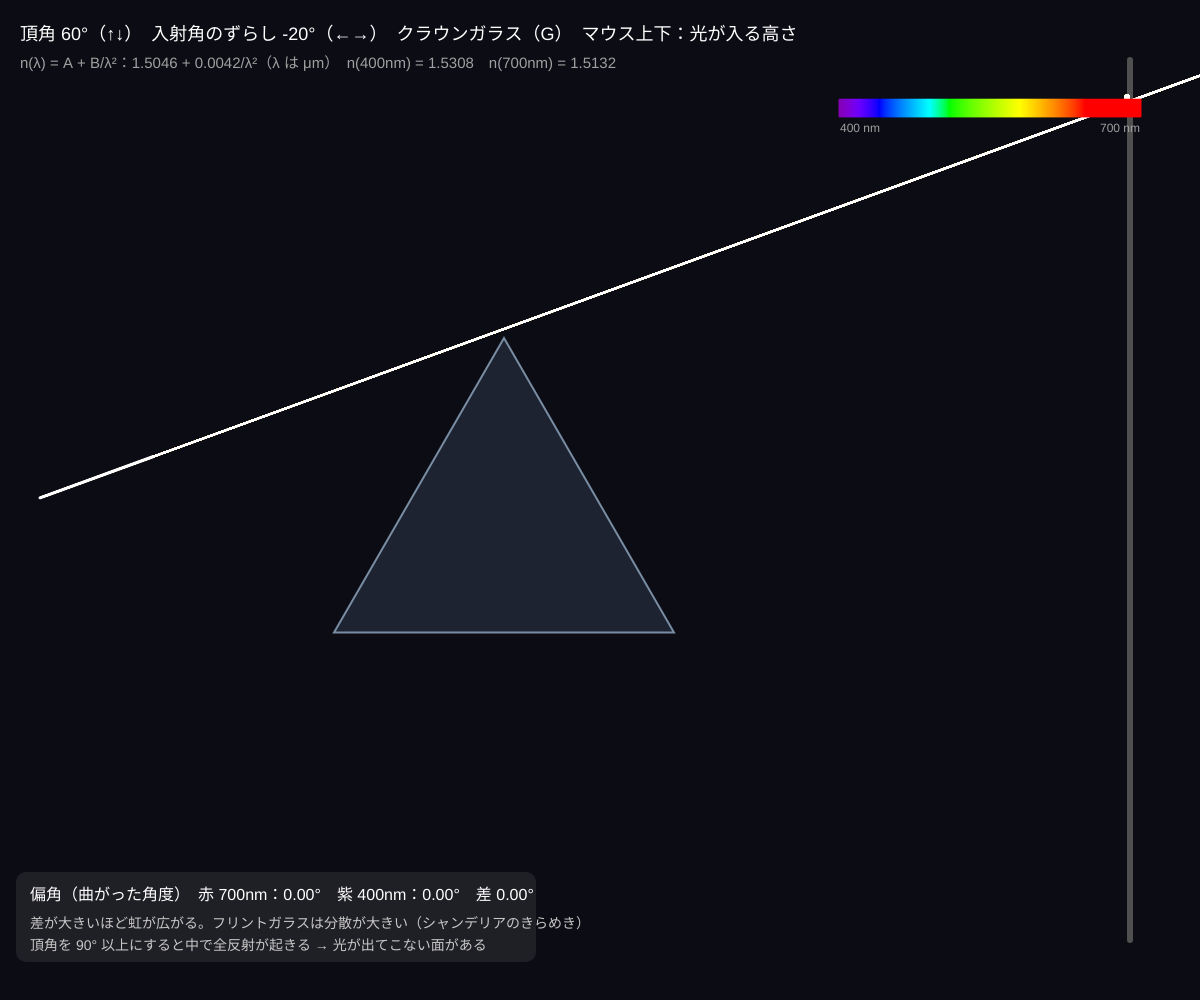
Frame 1 (no input)
Frame 60 (no input): identical to frame 1, image omitted
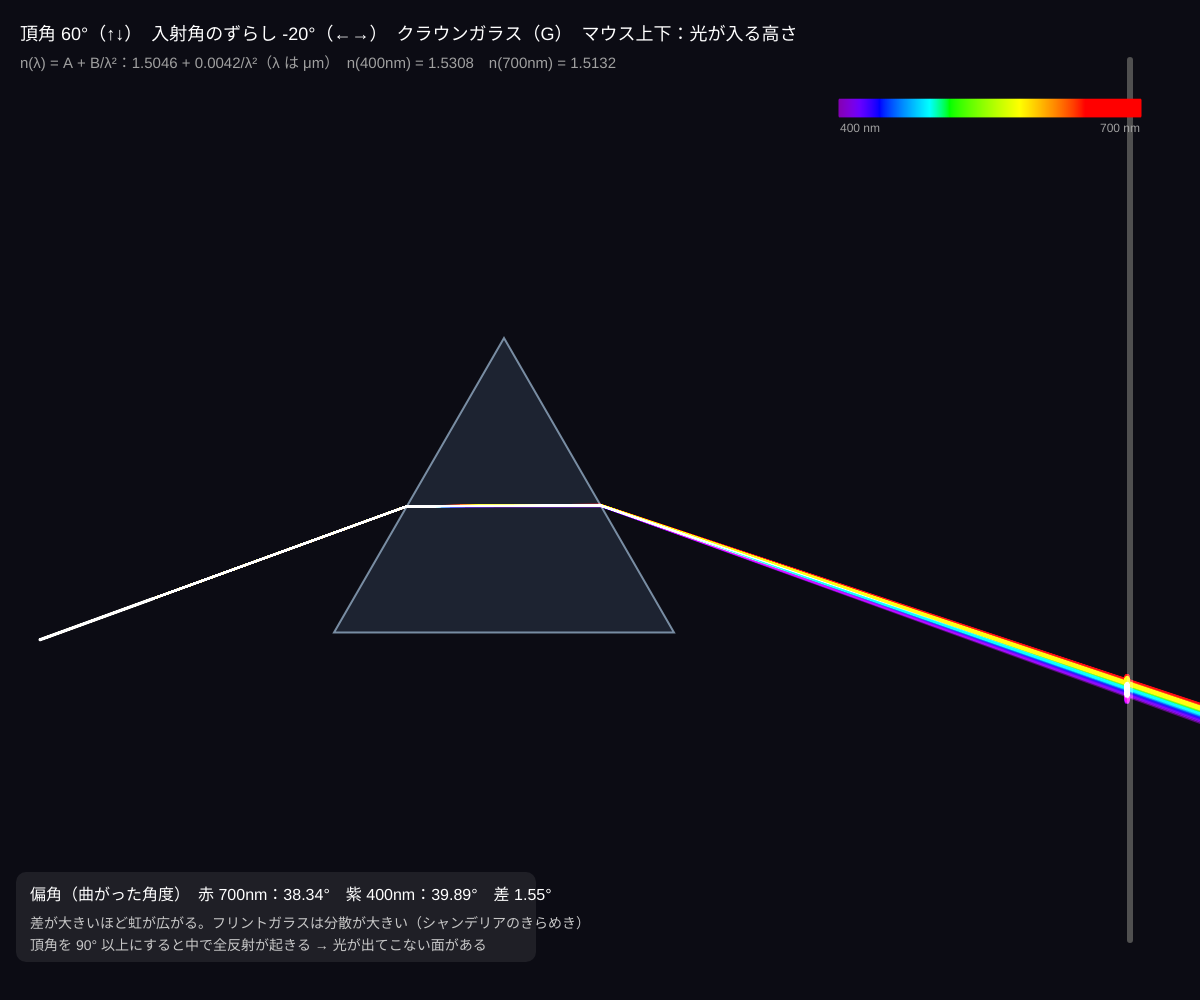
Frame 120 (the mouse pressed at the canvas centre since frame 60)

The p5.js sketch that drew these frames (run headless with seeded random() and noise() and a simulated clock; from frame 60 on, the mouse is pressed at the canvas centre):

// p5.js sketch
// ── sketch.js
// ============================================
// 04 プリズムと分散
// 白色光は 400〜700 nm の光の混ざりもの。ガラスの屈折率は波長で少し違う（短い波長ほど大きい）
//   コーシーの式： n(λ) = A + B/λ²   → 紫はよく曲がり、赤はあまり曲がらない → 虹色に分かれる（分散）
// マウス上下 = 光が入る高さ / ←→ = 入射角 / ↑↓ = 頂角 / G = ガラスの種類（クラウン・フリント） / R = リセット
// ============================================

let apex = 60;            // ★ 頂角（度）
let incDeg = -20;         // ★ 入射光の傾き（度）負 = 上向き
let glassKind = 0;        // 0 クラウン（ふつうのガラス）、1 フリント（分散が大きい）
let glasses = [{ name: 'クラウンガラス', A: 1.5046, B: 0.00420 }, { name: 'フリントガラス', A: 1.6000, B: 0.01200 }];   // ★ B の単位 μm²
let stepNm = 10;          // ★ 波長の刻み（nm）小さいほど光線が多い

function setup() {
  createCanvas(windowWidth, windowHeight);
}

// ★ 屈折率 n(λ)、λ は nm
function refIndex(nm) { let g = glasses[glassKind]; let um = nm / 1000; return g.A + g.B / (um * um); }

// 光線と線分の交点
function raySeg(px, py, dx, dy, a, b) {
  let ex = b.x - a.x, ey = b.y - a.y, den = dx * ey - dy * ex;
  if (Math.abs(den) < 1e-9) return null;
  let t = ((a.x - px) * ey - (a.y - py) * ex) / den, s = ((a.x - px) * dy - (a.y - py) * dx) / den;
  return t > 1e-6 && s >= 0 && s <= 1 ? t : null;
}
// スネルの法則で向きを変える（na → nb）。全反射なら null
function snellRefract(dx, dy, nx, ny, na, nb) {
  let c = -(dx * nx + dy * ny);
  if (c < 0) { nx = -nx; ny = -ny; c = -c; }          // 法線を光の来た側へ
  let r = na / nb, k = 1 - r * r * (1 - c * c);
  if (k < 0) return null;
  let f = r * c - Math.sqrt(k);
  return { x: r * dx + f * nx, y: r * dy + f * ny };
}

// ★ 多角形のガラスを通り抜ける光線を追跡（点の列を返す）
function tracePrism(px, py, dx, dy, poly, n) {
  let pts = [{ x: px, y: py }];
  let edges = poly.map((p, i) => [p, poly[(i + 1) % poly.length]]);
  let hit = nearest(px, py, dx, dy, edges, -1);
  if (!hit) { pts.push({ x: px + dx * 3000, y: py + dy * 3000 }); return pts; }
  px += dx * hit.t; py += dy * hit.t; pts.push({ x: px, y: py });
  let d = snellRefract(dx, dy, hit.nx, hit.ny, 1, n);
  if (!d) { pts.push({ x: px + dx * 3000, y: py + dy * 3000 }); return pts; }
  dx = d.x; dy = d.y;
  let last = hit.i;
  for (let k = 0; k < 6; k++) {                    // 中で最大 6 回
    let h = nearest(px, py, dx, dy, edges, last);
    if (!h) break;
    px += dx * h.t; py += dy * h.t; pts.push({ x: px, y: py });
    let out = snellRefract(dx, dy, h.nx, h.ny, n, 1);
    if (out) { dx = out.x; dy = out.y; break; }
    let dp = dx * h.nx + dy * h.ny;                 // 全反射
    dx -= 2 * dp * h.nx; dy -= 2 * dp * h.ny;
    last = h.i;
  }
  pts.push({ x: px + dx * 3000, y: py + dy * 3000 });
  return pts;
}
function nearest(px, py, dx, dy, edges, skip) {
  let best = null;
  edges.forEach(([a, b], i) => {
    if (i === skip) return;
    let t = raySeg(px, py, dx, dy, a, b);
    if (t !== null && (!best || t < best.t)) { let ex = b.x - a.x, ey = b.y - a.y, L = Math.hypot(ex, ey); best = { t, i, nx: -ey / L, ny: ex / L }; }
  });
  return best;
}

function draw() {
  background(12, 12, 20);
  let cx = width * 0.42, cy = height * 0.5, L = 340;
  let half = radians(apex) / 2;
  let top = cy - L * Math.cos(half) * 0.55;
  let poly = [{ x: cx, y: top }, { x: cx + L * Math.sin(half), y: top + L * Math.cos(half) }, { x: cx - L * Math.sin(half), y: top + L * Math.cos(half) }];

  // プリズム
  noStroke(); fill(120, 160, 200, 40);
  beginShape(); for (let p of poly) vertex(p.x, p.y); endShape(CLOSE);
  stroke(180, 210, 240, 160); strokeWeight(2); noFill();
  beginShape(); for (let p of poly) vertex(p.x, p.y); endShape(CLOSE);

  // スクリーン（右端）
  let scrX = width - 70;
  stroke(80); strokeWeight(6); line(scrX, 60, scrX, height - 60);

  // 白色光（入射）：左端の高さ y0 から傾き incDeg で
  let y0 = constrain(mouseY, top + 20, top + L * Math.cos(half) - 20);
  let dx = Math.cos(radians(incDeg)), dy = Math.sin(radians(incDeg));
  let sx = 40, sy = y0 - (cx - 80 - sx) * Math.tan(radians(incDeg));

  // 波長ごとに追跡して加算合成で描く
  blendMode(ADD);
  strokeWeight(2);
  let devRed = null, devViolet = null, landed = [];
  for (let nm = 400; nm <= 700; nm += stepNm) {
    let n = refIndex(nm);
    let pts = tracePrism(sx, sy, dx, dy, poly, n);
    let c = wavelengthToRGB(nm);
    stroke(c[0] * 0.55, c[1] * 0.55, c[2] * 0.55);
    noFill();
    beginShape(); for (let p of pts) vertex(p.x, p.y); endShape();
    // 偏角（入射方向と出射方向のなす角）
    let a = pts[pts.length - 2], b = pts[pts.length - 1];
    let odx = b.x - a.x, ody = b.y - a.y, oL = Math.hypot(odx, ody);
    let dev = degrees(Math.acos(constrain((odx * dx + ody * dy) / oL, -1, 1)));
    if (nm === 400) devViolet = dev;
    if (nm === 700) devRed = dev;
    if (odx > 0) { let t = (scrX - a.x) / odx; landed.push({ y: a.y + ody * t, c }); }
  }
  // スクリーンに映るスペクトル
  strokeWeight(5);
  for (let l of landed) if (l.y > 60 && l.y < height - 60) { stroke(l.c[0], l.c[1], l.c[2]); line(scrX - 3, l.y - 4, scrX - 3, l.y + 4); }
  blendMode(BLEND);
  // 入射の白線
  stroke(255); strokeWeight(3); line(sx, sy, sx + dx * 120, sy + dy * 120);

  // HUD
  noStroke(); fill(255); textSize(18);
  text('頂角 ' + apex + '°（↑↓）　入射角のずらし ' + incDeg + '°（←→）　' + glasses[glassKind].name + '（G）　マウス上下：光が入る高さ', 20, 40);
  fill(160); textSize(15);
  text('n(λ) = A + B/λ²：' + nf(glasses[glassKind].A, 1, 4) + ' + ' + nf(glasses[glassKind].B, 1, 4) + '/λ²（λ は μm）　n(400nm) = ' + nf(refIndex(400), 1, 4) + '　n(700nm) = ' + nf(refIndex(700), 1, 4), 20, 68);
  let px = 20, py = height - 100;
  fill(255, 255, 255, 20); rect(px - 4, py - 28, 520, 90, 10);
  fill(255); textSize(16);
  if (devRed !== null) text('偏角（曲がった角度）　赤 700nm：' + nf(devRed, 1, 2) + '°　紫 400nm：' + nf(devViolet, 1, 2) + '°　差 ' + nf(devViolet - devRed, 1, 2) + '°', px + 10, py);
  fill(200); textSize(14);
  text('差が大きいほど虹が広がる。フリントガラスは分散が大きい（シャンデリアのきらめき）', px + 10, py + 28);
  text('頂角を 90° 以上にすると中で全反射が起きる → 光が出てこない面がある', px + 10, py + 50);
  // スペクトルの凡例
  for (let nm = 400; nm <= 700; nm += 2) { let c = wavelengthToRGB(nm); stroke(c[0], c[1], c[2]); line(width - 360 + (nm - 400), 100, width - 360 + (nm - 400), 116); }
  noStroke(); fill(160); textSize(12); text('400 nm', width - 360, 132); text('700 nm', width - 100, 132);
}

function keyPressed() {
  if (key === UP_ARROW) apex = Math.min(120, apex + 2);
  if (key === DOWN_ARROW) apex = Math.max(10, apex - 2);
  if (key === LEFT_ARROW) incDeg = Math.max(-40, incDeg - 2);
  if (key === RIGHT_ARROW) incDeg = Math.min(40, incDeg + 2);
  if (key === 'g' || key === 'G') glassKind = 1 - glassKind;
  if (key === 'r' || key === 'R') { apex = 60; incDeg = -20; glassKind = 0; }
}

// ---------- やってみよう ----------
// 1. 入射角（←→）を変えて、偏角の差（紫 − 赤）がいちばん小さい角を探そう（最小偏角）
// 2. 頂角を小さく（10°）すると虹はほとんど広がらない。窓ガラスで虹が見えない理由
// 3. B を 0 にすると全部同じに曲がる（分散なし）。B を 0.03 にすると？
// 4. プリズムを 2 つ逆向きに並べると色がもとに戻る（ニュートンの実験）。poly をもう 1 つ足してみよう

// ==================================================
// ここから下は「色の道具」（波長 nm → RGB の近似）
// ==================================================
function wavelengthToRGB(nm) {
  nm = Math.max(380, Math.min(780, nm));
  let r = 0, g = 0, b = 0;
  if (nm < 440) { r = -(nm - 440) / 60; b = 1; }
  else if (nm < 490) { g = (nm - 440) / 50; b = 1; }
  else if (nm < 510) { g = 1; b = -(nm - 510) / 20; }
  else if (nm < 580) { r = (nm - 510) / 70; g = 1; }
  else if (nm < 645) { r = 1; g = -(nm - 645) / 65; }
  else r = 1;
  let f = 1;
  if (nm < 420) f = 0.3 + 0.7 * (nm - 380) / 40;
  else if (nm > 700) f = 0.3 + 0.7 * (780 - nm) / 80;
  return [255 * Math.pow(r * f, 0.8), 255 * Math.pow(g * f, 0.8), 255 * Math.pow(b * f, 0.8)];
}
